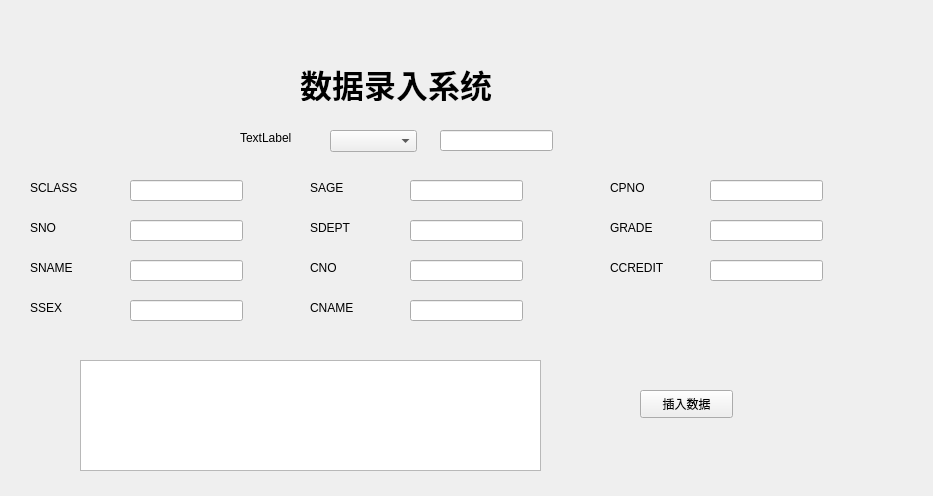
<?xml version="1.0" encoding="UTF-8"?>
<ui version="4.0">
 <class>sqlinsert</class>
 <widget class="QWidget" name="sqlinsert">
  <property name="geometry">
   <rect>
    <x>0</x>
    <y>0</y>
    <width>933</width>
    <height>496</height>
   </rect>
  </property>
  <property name="windowTitle">
   <string>Form</string>
  </property>
  <widget class="QLabel" name="label">
   <property name="geometry">
    <rect>
     <x>300</x>
     <y>60</y>
     <width>261</width>
     <height>41</height>
    </rect>
   </property>
   <property name="text">
    <string>&lt;html&gt;&lt;head/&gt;&lt;body&gt;&lt;p&gt;&lt;span style=&quot; font-size:24pt; font-weight:600;&quot;&gt;数据录入系统&lt;/span&gt;&lt;/p&gt;&lt;/body&gt;&lt;/html&gt;</string>
   </property>
  </widget>
  <widget class="QLabel" name="label_2">
   <property name="geometry">
    <rect>
     <x>240</x>
     <y>130</y>
     <width>72</width>
     <height>15</height>
    </rect>
   </property>
   <property name="text">
    <string>TextLabel</string>
   </property>
  </widget>
  <widget class="QLabel" name="label_3">
   <property name="geometry">
    <rect>
     <x>30</x>
     <y>180</y>
     <width>72</width>
     <height>15</height>
    </rect>
   </property>
   <property name="text">
    <string>SCLASS</string>
   </property>
  </widget>
  <widget class="QLabel" name="label_4">
   <property name="geometry">
    <rect>
     <x>30</x>
     <y>220</y>
     <width>72</width>
     <height>15</height>
    </rect>
   </property>
   <property name="text">
    <string>SNO</string>
   </property>
  </widget>
  <widget class="QLabel" name="label_5">
   <property name="geometry">
    <rect>
     <x>30</x>
     <y>260</y>
     <width>72</width>
     <height>15</height>
    </rect>
   </property>
   <property name="text">
    <string>SNAME</string>
   </property>
  </widget>
  <widget class="QComboBox" name="comboBox">
   <property name="geometry">
    <rect>
     <x>330</x>
     <y>130</y>
     <width>87</width>
     <height>22</height>
    </rect>
   </property>
  </widget>
  <widget class="QLineEdit" name="lineEdit_1">
   <property name="geometry">
    <rect>
     <x>130</x>
     <y>180</y>
     <width>113</width>
     <height>21</height>
    </rect>
   </property>
  </widget>
  <widget class="QLineEdit" name="lineEdit_2">
   <property name="geometry">
    <rect>
     <x>130</x>
     <y>220</y>
     <width>113</width>
     <height>21</height>
    </rect>
   </property>
  </widget>
  <widget class="QLineEdit" name="lineEdit_3">
   <property name="geometry">
    <rect>
     <x>130</x>
     <y>260</y>
     <width>113</width>
     <height>21</height>
    </rect>
   </property>
  </widget>
  <widget class="QLabel" name="label_6">
   <property name="geometry">
    <rect>
     <x>30</x>
     <y>300</y>
     <width>72</width>
     <height>15</height>
    </rect>
   </property>
   <property name="text">
    <string>SSEX</string>
   </property>
  </widget>
  <widget class="QLabel" name="label_7">
   <property name="geometry">
    <rect>
     <x>310</x>
     <y>180</y>
     <width>72</width>
     <height>15</height>
    </rect>
   </property>
   <property name="text">
    <string>SAGE</string>
   </property>
  </widget>
  <widget class="QLineEdit" name="lineEdit_5">
   <property name="geometry">
    <rect>
     <x>410</x>
     <y>180</y>
     <width>113</width>
     <height>21</height>
    </rect>
   </property>
  </widget>
  <widget class="QLineEdit" name="lineEdit_6">
   <property name="geometry">
    <rect>
     <x>410</x>
     <y>220</y>
     <width>113</width>
     <height>21</height>
    </rect>
   </property>
  </widget>
  <widget class="QLabel" name="label_8">
   <property name="geometry">
    <rect>
     <x>310</x>
     <y>220</y>
     <width>72</width>
     <height>15</height>
    </rect>
   </property>
   <property name="text">
    <string>SDEPT</string>
   </property>
  </widget>
  <widget class="QLineEdit" name="lineEdit_4">
   <property name="geometry">
    <rect>
     <x>130</x>
     <y>300</y>
     <width>113</width>
     <height>21</height>
    </rect>
   </property>
  </widget>
  <widget class="QLabel" name="label_9">
   <property name="geometry">
    <rect>
     <x>610</x>
     <y>180</y>
     <width>72</width>
     <height>15</height>
    </rect>
   </property>
   <property name="text">
    <string>CPNO</string>
   </property>
  </widget>
  <widget class="QLabel" name="label_10">
   <property name="geometry">
    <rect>
     <x>310</x>
     <y>260</y>
     <width>72</width>
     <height>15</height>
    </rect>
   </property>
   <property name="text">
    <string>CNO</string>
   </property>
  </widget>
  <widget class="QLineEdit" name="lineEdit_8">
   <property name="geometry">
    <rect>
     <x>410</x>
     <y>300</y>
     <width>113</width>
     <height>21</height>
    </rect>
   </property>
  </widget>
  <widget class="QLineEdit" name="lineEdit_9">
   <property name="geometry">
    <rect>
     <x>710</x>
     <y>180</y>
     <width>113</width>
     <height>21</height>
    </rect>
   </property>
  </widget>
  <widget class="QLabel" name="label_11">
   <property name="geometry">
    <rect>
     <x>310</x>
     <y>300</y>
     <width>72</width>
     <height>15</height>
    </rect>
   </property>
   <property name="text">
    <string>CNAME</string>
   </property>
  </widget>
  <widget class="QLineEdit" name="lineEdit_7">
   <property name="geometry">
    <rect>
     <x>410</x>
     <y>260</y>
     <width>113</width>
     <height>21</height>
    </rect>
   </property>
  </widget>
  <widget class="QTextBrowser" name="textBrowser">
   <property name="geometry">
    <rect>
     <x>80</x>
     <y>360</y>
     <width>461</width>
     <height>111</height>
    </rect>
   </property>
  </widget>
  <widget class="QPushButton" name="Insert_PushButton">
   <property name="geometry">
    <rect>
     <x>640</x>
     <y>390</y>
     <width>93</width>
     <height>28</height>
    </rect>
   </property>
   <property name="text">
    <string>插入数据</string>
   </property>
  </widget>
  <widget class="QLineEdit" name="lineEdit_12">
   <property name="geometry">
    <rect>
     <x>440</x>
     <y>130</y>
     <width>113</width>
     <height>21</height>
    </rect>
   </property>
  </widget>
  <widget class="QLineEdit" name="lineEdit_10">
   <property name="geometry">
    <rect>
     <x>710</x>
     <y>220</y>
     <width>113</width>
     <height>21</height>
    </rect>
   </property>
  </widget>
  <widget class="QLabel" name="label_12">
   <property name="geometry">
    <rect>
     <x>610</x>
     <y>220</y>
     <width>72</width>
     <height>15</height>
    </rect>
   </property>
   <property name="text">
    <string>GRADE</string>
   </property>
  </widget>
  <widget class="QLineEdit" name="lineEdit_11">
   <property name="geometry">
    <rect>
     <x>710</x>
     <y>260</y>
     <width>113</width>
     <height>21</height>
    </rect>
   </property>
   <property name="text">
    <string/>
   </property>
  </widget>
  <widget class="QLabel" name="label_13">
   <property name="geometry">
    <rect>
     <x>610</x>
     <y>260</y>
     <width>72</width>
     <height>15</height>
    </rect>
   </property>
   <property name="text">
    <string>CCREDIT</string>
   </property>
  </widget>
 </widget>
 <resources/>
 <connections/>
</ui>
